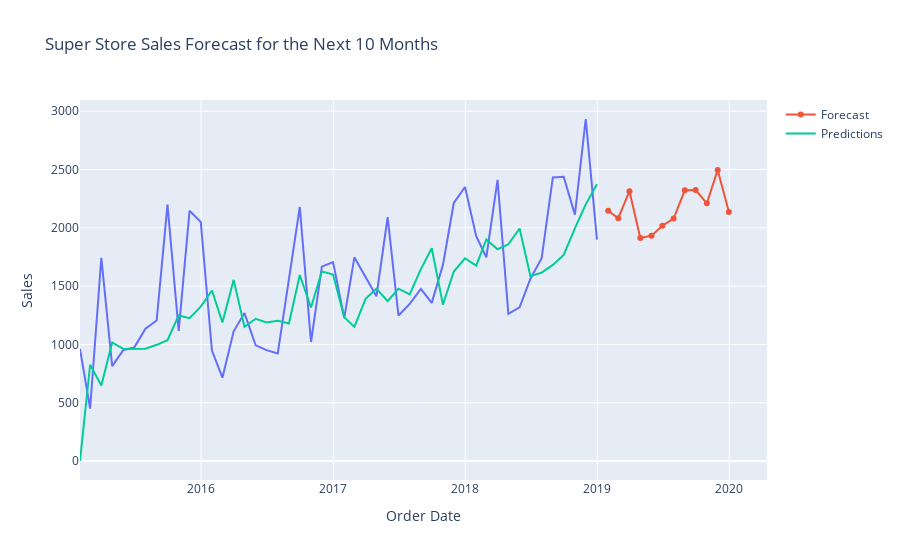

This figure's notebook cell:
### Code cell
# plot using plotly
fig = px.line(sale_monthly, x=sale_monthly.index, y='Sales', title='Super Store Sales Forecast for the Next 10 Months')
fig.add_scatter(x=forecast.predicted_mean.index, y=forecast.predicted_mean, name='Forecast')
fig.add_scatter(x=new_pred.predicted_mean.index, y=new_pred.predicted_mean, name='Predictions')
fig.show()
